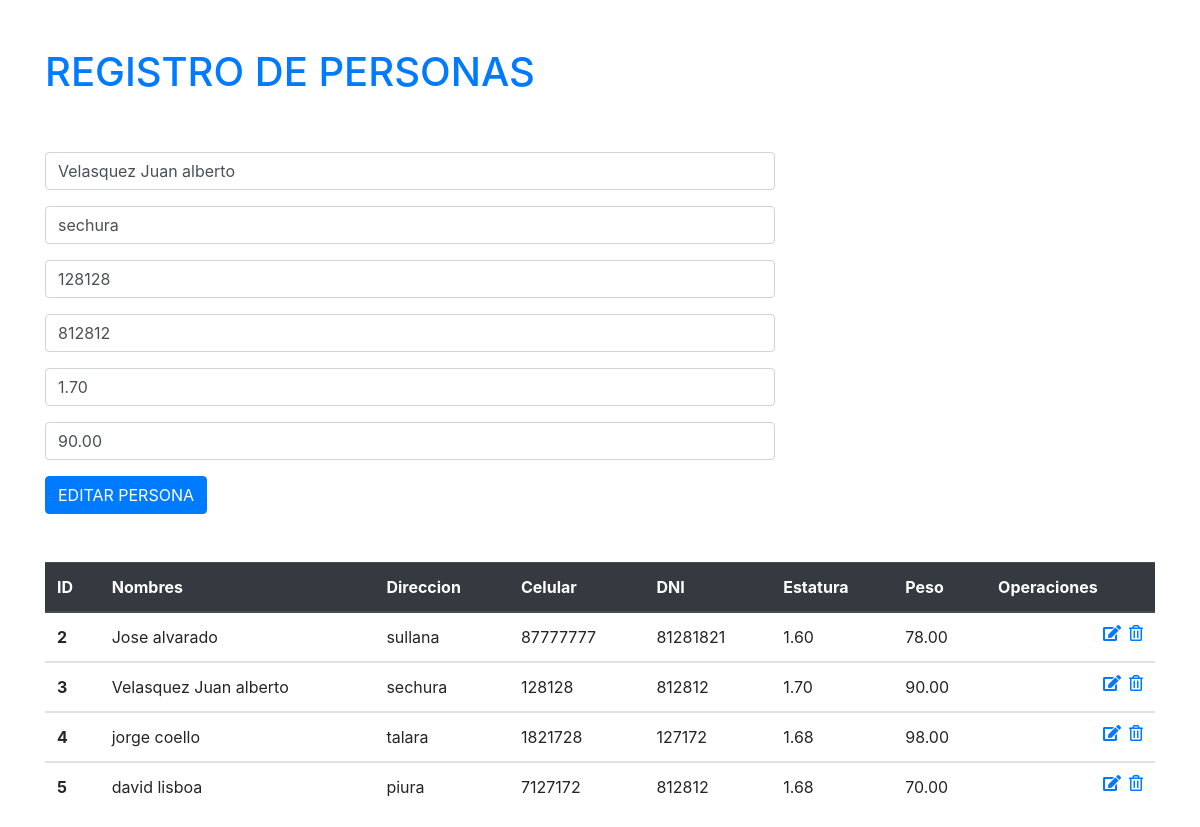
The app's page /aprende-crud-2/index.php?id=3 with its own data.
### tables this page shows
CREATE TABLE `personas` (
  `id` int(11) NOT NULL AUTO_INCREMENT,
  `nombres` varchar(255) DEFAULT NULL,
  `direccion` varchar(255) DEFAULT NULL,
  `celular` varchar(9) DEFAULT NULL,
  `dni` varchar(8) DEFAULT NULL,
  `estatura` decimal(8,2) DEFAULT NULL,
  `peso` decimal(8,2) DEFAULT NULL,
  `estado` bit(1) DEFAULT NULL,
  PRIMARY KEY (`id`)
);

### aprende-crud-2/index.php (the view, shortened to what this page needs)
<?php
    include_once 'conexion.php';
    $sql_leer = 'SELECT * FROM personas where estado = 1';
    $sentencia_leer = $pdo->prepare($sql_leer);
    $sentencia_leer->execute();
    $resultado = $sentencia_leer->fetchAll();
    if ($_GET) {
        $id = $_GET['id'];
        $sql_persona = 'SELECT * FROM personas where id=?';
        $sentencia_persona = $pdo->prepare($sql_persona);
        $sentencia_persona->execute(array($id));
        $resultado_persona = $sentencia_persona->fetch();
    }
?>
<!doctype html>
<html lang="es">
  <head>
    <link rel="stylesheet" href="https://stackpath.bootstrapcdn.com/bootstrap/4.3.1/css/bootstrap.min.css">
    <link rel="stylesheet" href="https://use.fontawesome.com/releases/v5.8.1/css/all.css">
  </head>
  <body>
    <section id="contenido">
        <div class="container pt-5">
          <h1 class="pb-5">    <a href="/aprende-crud-2">REGISTRO DE PERSONAS</a>  </h1>
            <div class="row">
                <div class="col-md-8 pb-5">
                <?php if($_GET): ?>
                    <form method="GET" action="editar.php">
                        <div class="form-group">
                            <input type="text" class="form-control" id="nombres" name="nombres"  value="<?php echo $resultado_persona['nombres'] ?>" placeholder="Ingresar nombres y apellidos">
                        </div>
                        <div class="form-group">
                            <input type="text" class="form-control" id="direccion" name="direccion" value="<?php echo $resultado_persona['direccion'] ?>" placeholder="Ingresar direccion">
                        </div>
                        <div class="form-group">
                            <input type="text" class="form-control" id="celular" name="celular" value="<?php echo $resultado_persona['celular'] ?>" placeholder="Ingresar celular">
                        </div>
                        <div class="form-group">
                            <input type="text" class="form-control" id="DNI" name="DNI"  placeholder="Ingresar DNI" value="<?php echo $resultado_persona['dni'] ?>">
                        </div>
                        <div class="form-group">
                            <input type="text" class="form-control" id="estatura" name="estatura" placeholder="Ingresar estatura" value="<?php echo $resultado_persona['estatura'] ?>">
                        </div>
                        <div class="form-group">
                            <input type="text" class="form-control" id="peso" name="peso"  placeholder="Ingresar peso" value="<?php echo $resultado_persona['peso'] ?>">
                        </div>
                        <button type="submit" class="btn btn-primary">EDITAR PERSONA</button>
                    </form>
                <?php endif ?>
                </div>
            </div>
            <div class="row">
                <div class="col-md-12">
                    <table class="table">
                        <thead class="thead-dark">
                            <tr>
                            <th scope="col">ID</th>
                            <th scope="col">Nombres</th>
                            <th scope="col">Direccion</th>
                            <th scope="col">Celular</th>
                            <th scope="col">DNI</th>
                            <th scope="col">Estatura</th>
                            <th scope="col">Peso</th>
                            <th scope="col"> Operaciones </th>
                            </tr>
                        </thead>
                        <tbody>
                        <?php foreach($resultado as $dato): ?>
                            <tr>
                            <th scope="row"> <?php echo $dato['id'] ?> </th>
                            <td> <?php echo $dato['nombres'] ?> </td>
                            <td> <?php echo $dato['direccion'] ?> </td>
                            <td> <?php echo $dato['celular'] ?> </td>
                            <td> <?php echo $dato['dni'] ?> </td>
                            <td> <?php echo $dato['estatura'] ?> </td>
                            <td> <?php echo $dato['peso'] ?> </td>
                            <td>   <a href="eliminar.php?id=<?php echo $dato['id'] ?>"><i class="far fa-trash-alt float-right ml-2 "></i> </a>
                                   <a href="index.php?id=<?php echo $dato['id'] ?>"><i class="fas fa-edit float-right  "> </i> </a>
                            </td>
                            </tr>
                        </tbody>
                        <?php endforeach ?>
                    </table>
                </div>
            </div>
        </div>
    </section>
  </body>
</html>

### records on screen
personas: nombres "Velasquez Juan alberto", direccion "sechura", celular "128128", DNI "812812", estatura "1.70", peso "90.00", id "3", dni "812812"
personas: id "2", nombres "Jose alvarado", direccion "sullana", celular "87777777", dni "81281821", estatura "1.60", peso "78.00"
personas: id "4", nombres "jorge coello", direccion "talara", celular "1821728", dni "127172", estatura "1.68", peso "98.00"
personas: id "5", nombres "david lisboa", direccion "piura", celular "7127172", dni "812812", estatura "1.68", peso "70.00"
